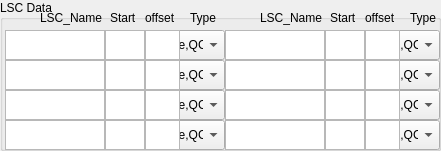
    <widget class="QGroupBox" name="groupBox_3">
     <property name="geometry">
      <rect>
       <x>0</x>
       <y>0</y>
       <width>441</width>
       <height>151</height>
      </rect>
     </property>
     <property name="title">
      <string>LSC Data</string>
     </property>
     <widget class="QTextEdit" name="lsc22">
      <property name="geometry">
       <rect>
        <x>325</x>
        <y>30</y>
        <width>40</width>
        <height>30</height>
       </rect>
      </property>
     </widget>
     <widget class="QLabel" name="label_35">
      <property name="geometry">
       <rect>
        <x>330</x>
        <y>10</y>
        <width>31</width>
        <height>16</height>
       </rect>
      </property>
      <property name="text">
       <string>Start</string>
      </property>
     </widget>
     <widget class="QTextEdit" name="lsc21">
      <property name="geometry">
       <rect>
        <x>225</x>
        <y>30</y>
        <width>100</width>
        <height>30</height>
       </rect>
      </property>
     </widget>
     <widget class="QTextEdit" name="lsc11">
      <property name="geometry">
       <rect>
        <x>5</x>
        <y>30</y>
        <width>100</width>
        <height>30</height>
       </rect>
      </property>
     </widget>
     <widget class="QLabel" name="label_37">
      <property name="geometry">
       <rect>
        <x>40</x>
        <y>10</y>
        <width>71</width>
        <height>16</height>
       </rect>
      </property>
      <property name="text">
       <string>LSC_Name</string>
      </property>
     </widget>
     <widget class="QLabel" name="label_38">
      <property name="geometry">
       <rect>
        <x>260</x>
        <y>10</y>
        <width>71</width>
        <height>16</height>
       </rect>
      </property>
      <property name="text">
       <string>LSC_Name</string>
      </property>
     </widget>
     <widget class="QTextEdit" name="lsc12">
      <property name="geometry">
       <rect>
        <x>105</x>
        <y>30</y>
        <width>40</width>
        <height>30</height>
       </rect>
      </property>
     </widget>
     <widget class="QLabel" name="label_34">
      <property name="geometry">
       <rect>
        <x>110</x>
        <y>10</y>
        <width>31</width>
        <height>16</height>
       </rect>
      </property>
      <property name="text">
       <string>Start</string>
      </property>
     </widget>
     <widget class="QTextEdit" name="lsc31">
      <property name="geometry">
       <rect>
        <x>5</x>
        <y>60</y>
        <width>100</width>
        <height>30</height>
       </rect>
      </property>
     </widget>
     <widget class="QTextEdit" name="lsc32">
      <property name="geometry">
       <rect>
        <x>105</x>
        <y>60</y>
        <width>40</width>
        <height>30</height>
       </rect>
      </property>
     </widget>
     <widget class="QTextEdit" name="lsc42">
      <property name="geometry">
       <rect>
        <x>325</x>
        <y>60</y>
        <width>40</width>
        <height>30</height>
       </rect>
      </property>
     </widget>
     <widget class="QTextEdit" name="lsc41">
      <property name="geometry">
       <rect>
        <x>225</x>
        <y>60</y>
        <width>100</width>
        <height>30</height>
       </rect>
      </property>
     </widget>
     <widget class="QTextEdit" name="lsc61">
      <property name="geometry">
       <rect>
        <x>225</x>
        <y>90</y>
        <width>100</width>
        <height>30</height>
       </rect>
      </property>
     </widget>
     <widget class="QTextEdit" name="lsc52">
      <property name="geometry">
       <rect>
        <x>105</x>
        <y>90</y>
        <width>40</width>
        <height>30</height>
       </rect>
      </property>
     </widget>
     <widget class="QTextEdit" name="lsc51">
      <property name="geometry">
       <rect>
        <x>5</x>
        <y>90</y>
        <width>100</width>
        <height>30</height>
       </rect>
      </property>
     </widget>
     <widget class="QTextEdit" name="lsc62">
      <property name="geometry">
       <rect>
        <x>325</x>
        <y>90</y>
        <width>40</width>
        <height>30</height>
       </rect>
      </property>
     </widget>
     <widget class="QTextEdit" name="lsc81">
      <property name="geometry">
       <rect>
        <x>225</x>
        <y>120</y>
        <width>100</width>
        <height>30</height>
       </rect>
      </property>
     </widget>
     <widget class="QTextEdit" name="lsc82">
      <property name="geometry">
       <rect>
        <x>325</x>
        <y>120</y>
        <width>40</width>
        <height>30</height>
       </rect>
      </property>
     </widget>
     <widget class="QTextEdit" name="lsc71">
      <property name="geometry">
       <rect>
        <x>5</x>
        <y>120</y>
        <width>100</width>
        <height>30</height>
       </rect>
      </property>
     </widget>
     <widget class="QTextEdit" name="lsc72">
      <property name="geometry">
       <rect>
        <x>105</x>
        <y>120</y>
        <width>40</width>
        <height>30</height>
       </rect>
      </property>
     </widget>
     <widget class="QLabel" name="label_182">
      <property name="geometry">
       <rect>
        <x>410</x>
        <y>10</y>
        <width>41</width>
        <height>16</height>
       </rect>
      </property>
      <property name="text">
       <string>Type</string>
      </property>
     </widget>
     <widget class="QLabel" name="label_183">
      <property name="geometry">
       <rect>
        <x>190</x>
        <y>10</y>
        <width>31</width>
        <height>16</height>
       </rect>
      </property>
      <property name="text">
       <string>Type</string>
      </property>
     </widget>
     <widget class="QComboBox" name="lsc14">
      <property name="geometry">
       <rect>
        <x>115</x>
        <y>30</y>
        <width>110</width>
        <height>30</height>
       </rect>
      </property>
      <item>
       <property name="text">
        <string>17x13,2byte,QC</string>
       </property>
      </item>
      <item>
       <property name="text">
        <string>17x13,1.25b,QC</string>
       </property>
      </item>
      <item>
       <property name="text">
        <string>13x9, Q7, SONY</string>
       </property>
      </item>
      <item>
       <property name="text">
        <string>15x15, 2b, MTK</string>
       </property>
      </item>
     </widget>
     <widget class="QComboBox" name="lsc34">
      <property name="geometry">
       <rect>
        <x>115</x>
        <y>60</y>
        <width>110</width>
        <height>30</height>
       </rect>
      </property>
      <item>
       <property name="text">
        <string>17x13,2byte,QC</string>
       </property>
      </item>
      <item>
       <property name="text">
        <string>17x13,1.25b,QC</string>
       </property>
      </item>
      <item>
       <property name="text">
        <string>13x9, Q7, SONY</string>
       </property>
      </item>
      <item>
       <property name="text">
        <string>15x15, 2b, MTK</string>
       </property>
      </item>
     </widget>
     <widget class="QComboBox" name="lsc54">
      <property name="geometry">
       <rect>
        <x>115</x>
        <y>90</y>
        <width>110</width>
        <height>30</height>
       </rect>
      </property>
      <item>
       <property name="text">
        <string>17x13,2byte,QC</string>
       </property>
      </item>
      <item>
       <property name="text">
        <string>17x13,1.25b,QC</string>
       </property>
      </item>
      <item>
       <property name="text">
        <string>13x9, Q7, SONY</string>
       </property>
      </item>
      <item>
       <property name="text">
        <string>15x15, 2b, MTK</string>
       </property>
      </item>
     </widget>
     <widget class="QComboBox" name="lsc74">
      <property name="geometry">
       <rect>
        <x>115</x>
        <y>120</y>
        <width>110</width>
        <height>30</height>
       </rect>
      </property>
      <item>
       <property name="text">
        <string>17x13,2byte,QC</string>
       </property>
      </item>
      <item>
       <property name="text">
        <string>17x13,1.25b,QC</string>
       </property>
      </item>
      <item>
       <property name="text">
        <string>13x9, Q7, SONY</string>
       </property>
      </item>
      <item>
       <property name="text">
        <string>15x15, 2b, MTK</string>
       </property>
      </item>
     </widget>
     <widget class="QComboBox" name="lsc64">
      <property name="geometry">
       <rect>
        <x>330</x>
        <y>90</y>
        <width>110</width>
        <height>30</height>
       </rect>
      </property>
      <item>
       <property name="text">
        <string>17x13,2byte,QC</string>
       </property>
      </item>
      <item>
       <property name="text">
        <string>17x13,1.25b,QC</string>
       </property>
      </item>
      <item>
       <property name="text">
        <string>13x9, Q7, SONY</string>
       </property>
      </item>
      <item>
       <property name="text">
        <string>15x15, 2b, MTK</string>
       </property>
      </item>
     </widget>
     <widget class="QComboBox" name="lsc44">
      <property name="geometry">
       <rect>
        <x>330</x>
        <y>60</y>
        <width>110</width>
        <height>30</height>
       </rect>
      </property>
      <item>
       <property name="text">
        <string>17x13,2byte,QC</string>
       </property>
      </item>
      <item>
       <property name="text">
        <string>17x13,1.25b,QC</string>
       </property>
      </item>
      <item>
       <property name="text">
        <string>13x9, Q7, SONY</string>
       </property>
      </item>
      <item>
       <property name="text">
        <string>15x15, 2b, MTK</string>
       </property>
      </item>
     </widget>
     <widget class="QComboBox" name="lsc24">
      <property name="geometry">
       <rect>
        <x>330</x>
        <y>30</y>
        <width>110</width>
        <height>30</height>
       </rect>
      </property>
      <item>
       <property name="text">
        <string>17x13,2byte,QC</string>
       </property>
      </item>
      <item>
       <property name="text">
        <string>17x13,1.25b,QC</string>
       </property>
      </item>
      <item>
       <property name="text">
        <string>13x9, Q7, SONY</string>
       </property>
      </item>
      <item>
       <property name="text">
        <string>15x15, 2b, MTK</string>
       </property>
      </item>
     </widget>
     <widget class="QComboBox" name="lsc84">
      <property name="geometry">
       <rect>
        <x>330</x>
        <y>120</y>
        <width>110</width>
        <height>30</height>
       </rect>
      </property>
      <item>
       <property name="text">
        <string>17x13,2byte,QC</string>
       </property>
      </item>
      <item>
       <property name="text">
        <string>17x13,1.25b,QC</string>
       </property>
      </item>
      <item>
       <property name="text">
        <string>13x9, Q7, SONY</string>
       </property>
      </item>
      <item>
       <property name="text">
        <string>15x15, 2b, MTK</string>
       </property>
      </item>
     </widget>
     <widget class="QTextEdit" name="lsc43">
      <property name="geometry">
       <rect>
        <x>365</x>
        <y>60</y>
        <width>35</width>
        <height>30</height>
       </rect>
      </property>
     </widget>
     <widget class="QTextEdit" name="lsc53">
      <property name="geometry">
       <rect>
        <x>145</x>
        <y>90</y>
        <width>35</width>
        <height>30</height>
       </rect>
      </property>
     </widget>
     <widget class="QTextEdit" name="lsc23">
      <property name="geometry">
       <rect>
        <x>365</x>
        <y>30</y>
        <width>35</width>
        <height>30</height>
       </rect>
      </property>
     </widget>
     <widget class="QTextEdit" name="lsc83">
      <property name="geometry">
       <rect>
        <x>365</x>
        <y>120</y>
        <width>35</width>
        <height>30</height>
       </rect>
      </property>
     </widget>
     <widget class="QTextEdit" name="lsc73">
      <property name="geometry">
       <rect>
        <x>145</x>
        <y>120</y>
        <width>35</width>
        <height>30</height>
       </rect>
      </property>
     </widget>
     <widget class="QTextEdit" name="lsc33">
      <property name="geometry">
       <rect>
        <x>145</x>
        <y>60</y>
        <width>35</width>
        <height>30</height>
       </rect>
      </property>
     </widget>
     <widget class="QTextEdit" name="lsc63">
      <property name="geometry">
       <rect>
        <x>365</x>
        <y>90</y>
        <width>35</width>
        <height>30</height>
       </rect>
      </property>
     </widget>
     <widget class="QTextEdit" name="lsc13">
      <property name="geometry">
       <rect>
        <x>145</x>
        <y>30</y>
        <width>35</width>
        <height>30</height>
       </rect>
      </property>
     </widget>
     <widget class="QLabel" name="label_190">
      <property name="geometry">
       <rect>
        <x>145</x>
        <y>10</y>
        <width>41</width>
        <height>16</height>
       </rect>
      </property>
      <property name="text">
       <string>offset</string>
      </property>
     </widget>
     <widget class="QLabel" name="label_191">
      <property name="geometry">
       <rect>
        <x>365</x>
        <y>10</y>
        <width>41</width>
        <height>16</height>
       </rect>
      </property>
      <property name="text">
       <string>offset</string>
      </property>
     </widget>
     <zorder>lsc44</zorder>
     <zorder>lsc24</zorder>
     <zorder>lsc64</zorder>
     <zorder>lsc84</zorder>
     <zorder>lsc74</zorder>
     <zorder>lsc34</zorder>
     <zorder>lsc54</zorder>
     <zorder>lsc14</zorder>
     <zorder>lsc22</zorder>
     <zorder>label_35</zorder>
     <zorder>lsc21</zorder>
     <zorder>lsc11</zorder>
     <zorder>label_37</zorder>
     <zorder>label_38</zorder>
     <zorder>lsc12</zorder>
     <zorder>label_34</zorder>
     <zorder>lsc31</zorder>
     <zorder>lsc32</zorder>
     <zorder>lsc42</zorder>
     <zorder>lsc41</zorder>
     <zorder>lsc61</zorder>
     <zorder>lsc52</zorder>
     <zorder>lsc51</zorder>
     <zorder>lsc62</zorder>
     <zorder>lsc81</zorder>
     <zorder>lsc82</zorder>
     <zorder>lsc71</zorder>
     <zorder>lsc72</zorder>
     <zorder>label_182</zorder>
     <zorder>label_183</zorder>
     <zorder>lsc43</zorder>
     <zorder>lsc53</zorder>
     <zorder>lsc23</zorder>
     <zorder>lsc83</zorder>
     <zorder>lsc73</zorder>
     <zorder>lsc33</zorder>
     <zorder>lsc63</zorder>
     <zorder>lsc13</zorder>
     <zorder>label_190</zorder>
     <zorder>label_191</zorder>
    </widget>
